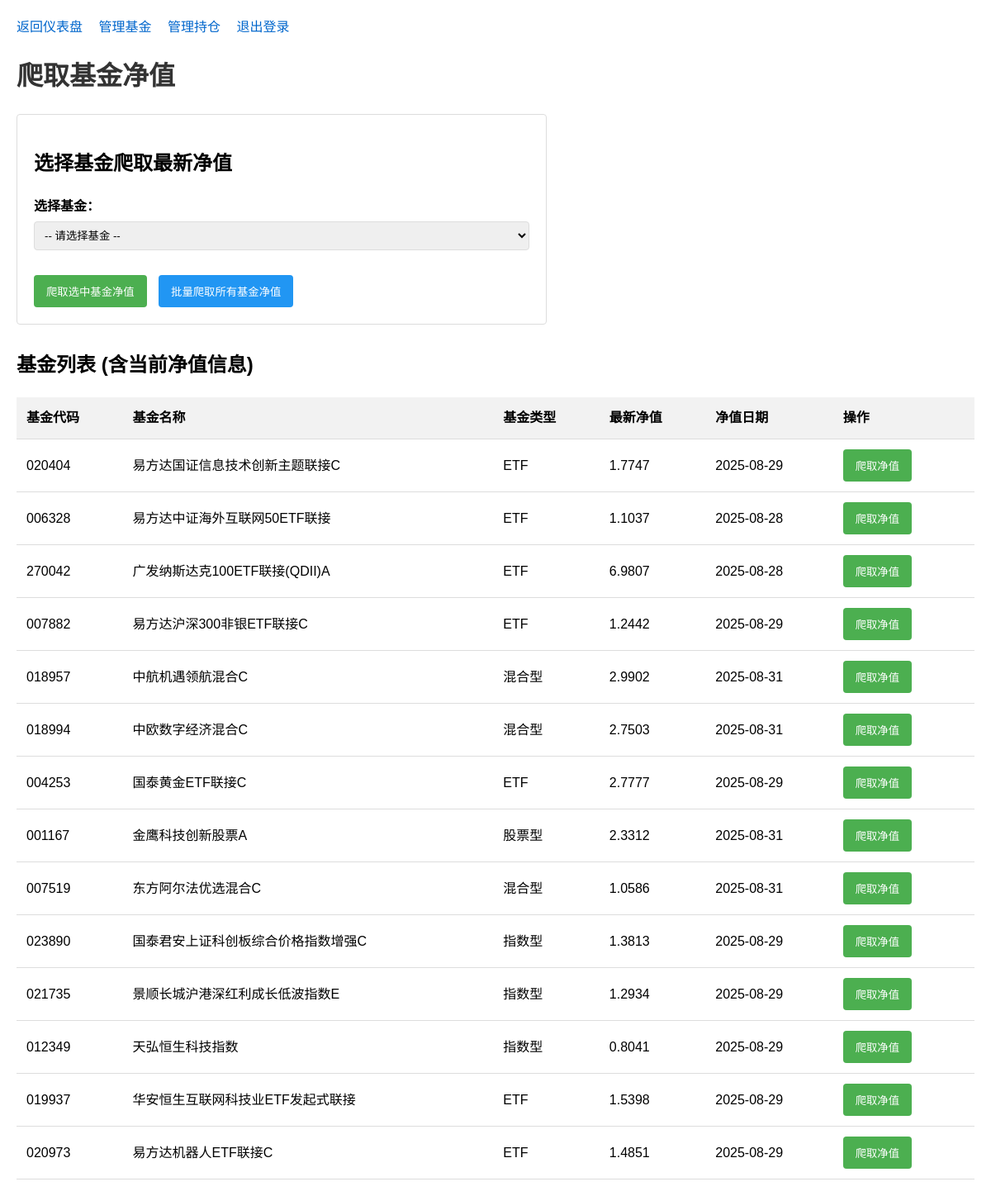
The page /crawl_fund_nav (signed in) on the database as committed earlier.
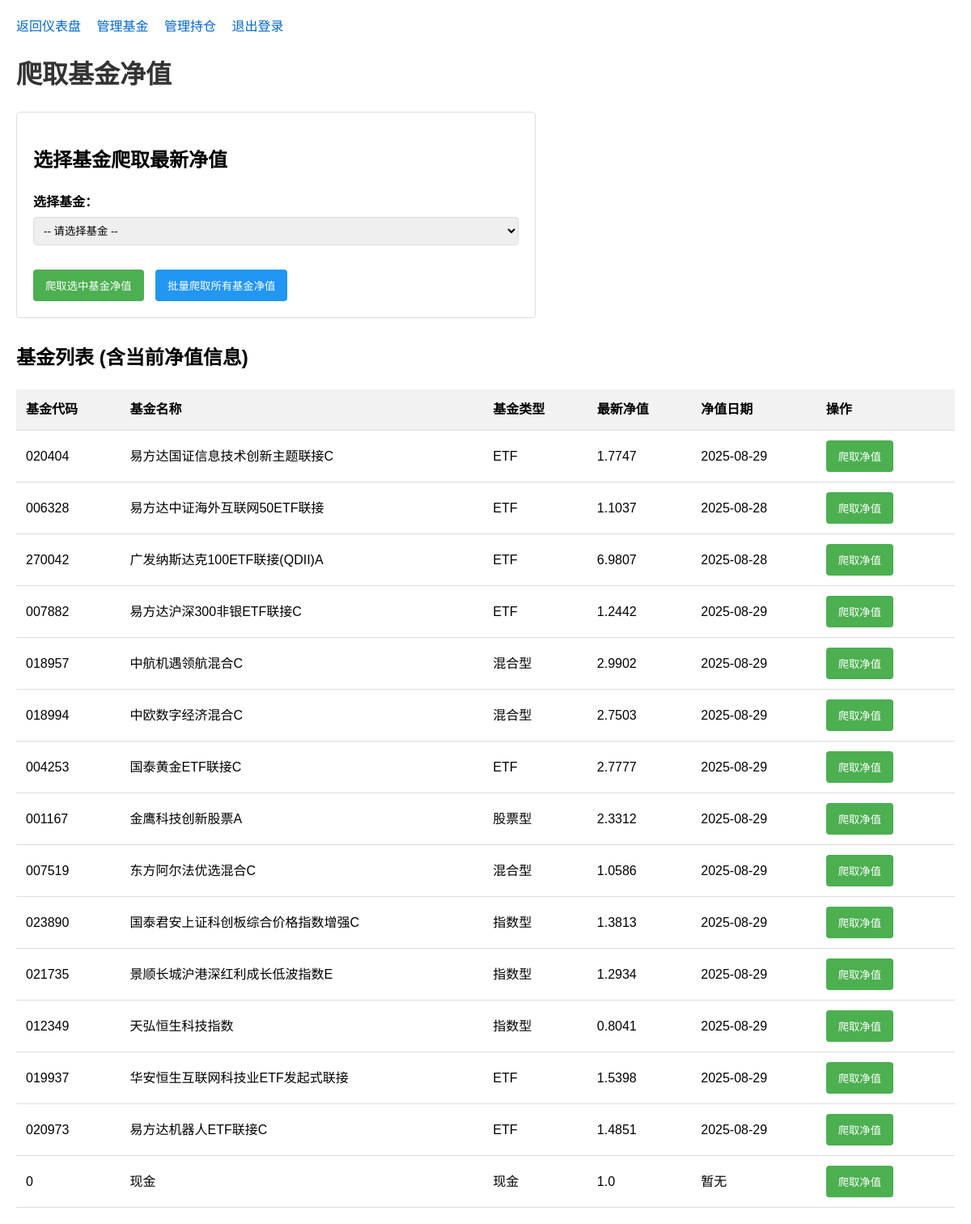
The same page on the database as committed later.
### simple_app.py (models this page shows)
class Fund(db.Model):
    id = db.Column(db.Integer, primary_key=True)
    code = db.Column(db.String(20), unique=True, nullable=False)
    name = db.Column(db.String(100), nullable=False)
    fund_type = db.Column(db.String(50))
    latest_nav = db.Column(db.Float)
    nav_date = db.Column(db.DateTime)
    positions = db.relationship('Position', backref='fund', lazy=True)

### simple_app.py (the view, shortened to what this page needs)
@app.route('/crawl_fund_nav', methods=['GET', 'POST'])
@login_required
def crawl_fund_nav():
    if not current_user.is_main_account:
        flash('只有管理员账户可以执行此操作', 'error')
        return redirect(url_for('dashboard'))
    funds = Fund.query.all()
    return render_template('crawl_fund_nav.html', funds=funds)

### simple_app.py (called while the page is built)
@login_manager.user_loader
def load_user(user_id):
    return User.query.get(int(user_id))

### templates/crawl_fund_nav.html (shortened to what this page needs)
<!DOCTYPE html>
<html lang="zh-CN">
<head>
</head>
<body>
    <div class="nav">
        <a href="{{ url_for('dashboard') }}">返回仪表盘</a>
        <a href="{{ url_for('manage_funds') }}">管理基金</a>
        <a href="{{ url_for('manage_positions') }}">管理持仓</a>
        <a href="{{ url_for('logout') }}">退出登录</a>
    </div>
    <h1>爬取基金净值</h1>
    <div class="action-box">
        <h2>选择基金爬取最新净值</h2>
        <form method="POST">
            <label for="fund_id">选择基金：</label>
            <select id="fund_id" name="fund_id">
                <option value="">-- 请选择基金 --</option>
            </select>
            <div style="margin-top: 15px;">
                <button type="submit">爬取选中基金净值</button>
                <button type="submit" class="batch-btn" name="batch" value="true" onclick="return confirm('确定要爬取所有基金的净值吗？这可能需要一些时间。');">批量爬取所有基金净值</button>
            </div>
        </form>
    </div>
    <h2>基金列表 (含当前净值信息)</h2>
    <table>
        <thead>
            <tr>
                <th>基金代码</th>
                <th>基金名称</th>
                <th>基金类型</th>
                <th>最新净值</th>
                <th>净值日期</th>
                <th>操作</th>
            </tr>
        </thead>
        <tbody>
            {% if funds %}
                {% for fund in funds %}
                    <tr>
                        <td>{{ fund.code }}</td>
                        <td>{{ fund.name }}</td>
                        <td>{{ fund.fund_type }}</td>
                        <td>{{ fund.latest_nav if fund.latest_nav else '暂无' }}</td>
                        <td>{{ fund.nav_date.strftime('%Y-%m-%d') if fund.nav_date else '暂无' }}</td>
                        <td>
                            <form method="POST" style="display: inline;">
                                <button type="submit">爬取净值</button>
                            </form>
                        </td>
                    </tr>
                {% endfor %}
            {% else %}
                <tr>
                    <td colspan="6">暂无基金数据，请先添加基金</td>
                </tr>
            {% endif %}
        </tbody>
    </table>
</body>
</html>

### templates/crawl_fund_nav.html (style rules this page uses)
body { font-family: Arial, sans-serif; margin: 20px; line-height: 1.6; }
h1 { color: #333; margin-bottom: 20px; }
.nav { margin-bottom: 20px; }
.nav a { margin-right: 15px; text-decoration: none; color: #0066cc; }
.action-box { margin-bottom: 30px; padding: 20px; border: 1px solid #ddd; border-radius: 4px; max-width: 600px; }
label { display: block; margin-bottom: 5px; font-weight: bold; }
select { width: 100%; padding: 8px; margin-bottom: 15px; border: 1px solid #ddd; border-radius: 4px; box-sizing: border-box; }
button { padding: 10px 15px; background-color: #4CAF50; color: white; border: none; border-radius: 4px; cursor: pointer; margin-right: 10px; }
.batch-btn { background-color: #2196F3; }
table { width: 100%; border-collapse: collapse; margin-top: 20px; }
th, td { padding: 12px; text-align: left; border-bottom: 1px solid #ddd; }
th { background-color: #f2f2f2; }

Rows that differ between the two databases and show on the page:
changed Fund "中航机遇领航混合C": nav_date "2025-08-31" → "2025-08-29"
changed Fund "中欧数字经济混合C": nav_date "2025-08-31" → "2025-08-29"
changed Fund "金鹰科技创新股票A": nav_date "2025-08-31" → "2025-08-29"
changed Fund "东方阿尔法优选混合C": nav_date "2025-08-31" → "2025-08-29"
added Fund: code "0", name "现金", fund_type "现金", latest_nav "1.0", nav_date "暂无"
